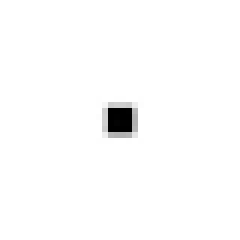
#> input picture frame 10 of Stimulus/Data/WCS_fps_30.0_v_-22_l_0.45_x_70_Sc_(0, 0, 0)_Res_40_PixRes_7.avi, 40 x 40 px (shown 6 times larger)
$ python EdgeDetection.py   (Python 2 division)   (older library calls are emulated)
#> lines starting #> are read from the running program, lines starting #| are printed output that depends on the picture

import numpy as np

import cv2
import matplotlib.pylab as plt


im = np.zeros([30, 30])
# im2 = np.zeros([30,30])
# # Add target
im[10:25, 10:25] = 255.0
# im2[9:26,9>26] = 255.0

plt.imshow(im, cmap=plt.cm.Greys, interpolation='nearest')
plt.show()


# # Add noise
im += 50 * np.random.rand(im.shape[0], im.shape[1])

plt.imshow(im, cmap=plt.cm.Greys, interpolation='nearest')
plt.show()

kernel1 = np.array([[ 3, 10,  3],
                   [ 0,  0,  0],
                   [-3, -10, -3]])

kernel1 = np.array([[ 1, 2,  1],
                   [ 0,  0,  0],
                   [-1, -2, -1]])
kernel1 = kernel1 / np.linalg.norm(kernel1)
print kernel1

kernel2 = kernel1.T
print kernel2

plt.subplot(121)
im_edge1 = cv2.filter2D(im, cv2.CV_64F, kernel1)
plt.imshow(im_edge1, cmap=plt.cm.gray, interpolation='nearest')
plt.show()

cv2.waitKey(0)
cap = cv2.VideoCapture('/home/atilla/Documents/Test/Neural_Network2/Stimulus/Data/WCS_fps_30.0_v_-22_l_0.45_x_70_Sc_(0, 0, 0)_Res_40_PixRes_7.avi')

while(cap.isOpened()):
    ret, frame = cap.read()
#> frame is the input picture: shape (40, 40, 3); min 0, max 255, mean 251.8
    gray1 = cv2.cvtColor(frame, cv2.COLOR_BGR2GRAY)
    gray= cv2.resize(gray1, (500,500))
    im_edge1 = cv2.filter2D(gray, -1 , kernel1)
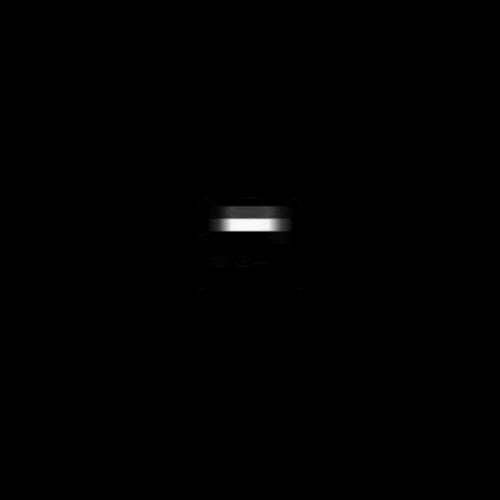
#> im_edge1: shape (500, 500); min 0, max 39, mean 0.1; drawn with min black and max white
	#im_edge2 = cv2.filter2D(gray, cv2.CV_64F, kernel2)

    cv2.imshow('frame',im_edge1)#, cmap=plt.cm.Greys, interpolation='nearest')
    plt.imshow(im_edge1, cmap=plt.cm.RdGy, interpolation='nearest')
    plt.show()
    if cv2.waitKey(100) & 0xFF == ord('q'):
#> (key q is pressed here)
          break

cap.release()
cv2.destroyAllWindows()
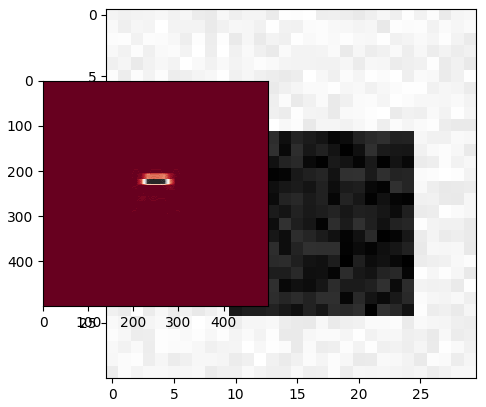
#> figure drawn by matplotlib, 2 panels

$ run again, starting later in the video
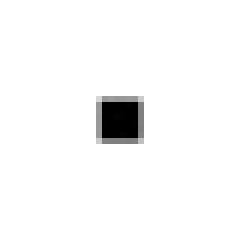
#> input picture frame 48 of Stimulus/Data/WCS_fps_30.0_v_-22_l_0.45_x_70_Sc_(0, 0, 0)_Res_40_PixRes_7.avi, 40 x 40 px (shown 6 times larger)
#> frame is the input picture: shape (40, 40, 3); min 0, max 255, mean 247.4
#> `im_edge1 = cv2.filter2D(gray, -1 , kernel1)`:
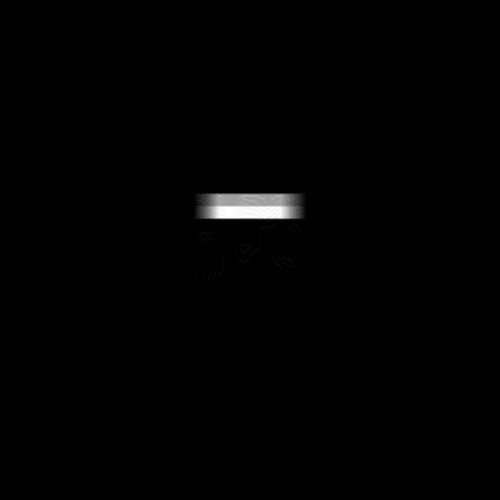
#> im_edge1: shape (500, 500); min 0, max 29, mean 0.2; drawn with min black and max white
#> `cv2.destroyAllWindows()`:
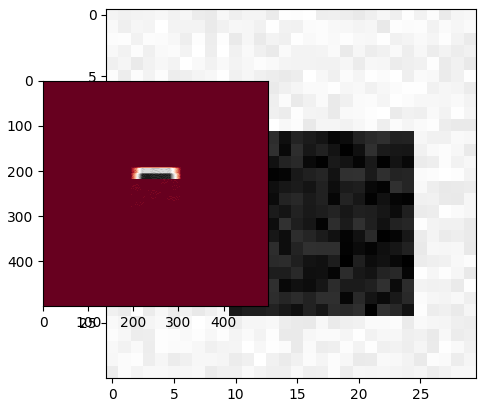
#> figure drawn by matplotlib, 2 panels

$ run again, starting later in the video
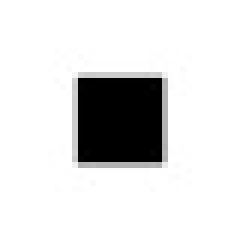
#> input picture frame 86 of Stimulus/Data/WCS_fps_30.0_v_-22_l_0.45_x_70_Sc_(0, 0, 0)_Res_40_PixRes_7.avi, 40 x 40 px (shown 6 times larger)
#> frame is the input picture: shape (40, 40, 3); min 0, max 255, mean 221.4
#> `im_edge1 = cv2.filter2D(gray, -1 , kernel1)`:
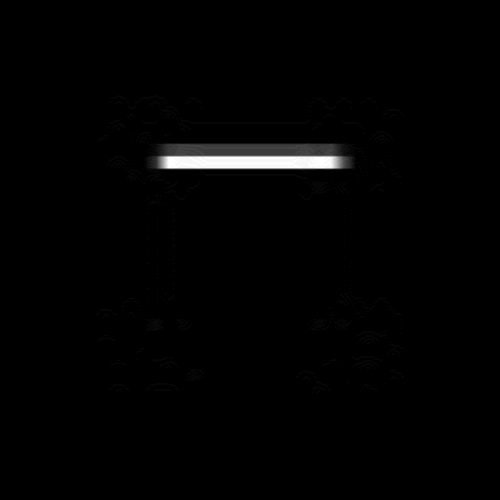
#> im_edge1: shape (500, 500); min 0, max 38, mean 0.4; drawn with min black and max white
#> `cv2.destroyAllWindows()`:
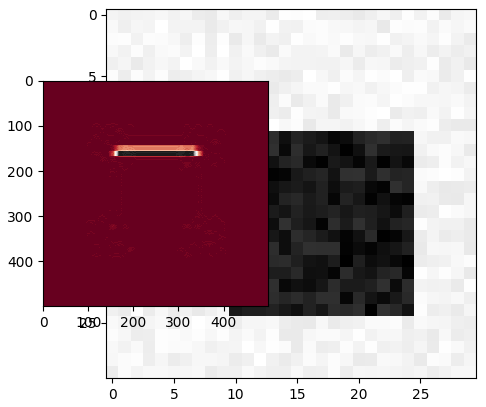
#> figure drawn by matplotlib, 2 panels
